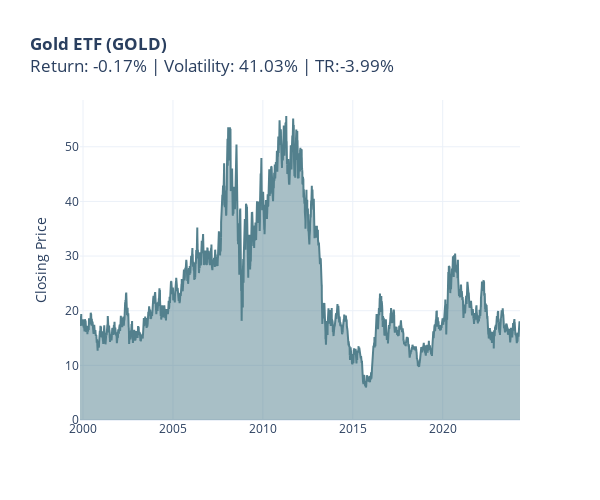
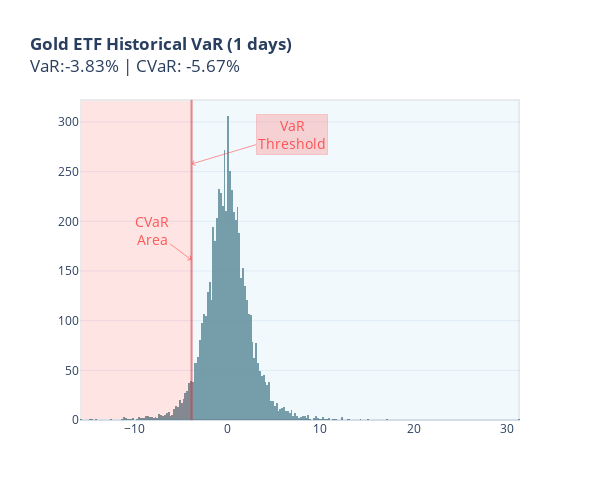

The cell these charts' notebook holds for them, in order:
### Code cell
g = Security(
    name ='Gold ETF',
    identifier ='GOLD',
    key = KEY,
    conf_level = CONF_LEVEL, 
    time_horizen = TIME_HORIZEN
)

# get historical data
g.get_historical_price_data()

# plots
g.plot_prices()
g.plot_histograms()

### Figure 1 — Plotly figure (JSON) as saved in the notebook; plotly's stock layout.template omitted (floating-point values rounded to 4 significant figures; data arrays with more than 128 entries replaced by an {"elided": "..."} marker saying what was removed)
{"data": [{"fill": "tozeroy", "fillcolor": "rgba(83,128,141,0.5)", "hovertemplate": "Date:%{x} Closing Price:%{y:,.0f}", "line": {"color": "rgb(83,128,141)", "width": 2}, "type": "scatter", "x": {"elided": "6156 str values"}, "y": {"elided": "6156 float values"}}], "layout": {"height": 500, "title": {"text": "<b>Gold ETF (GOLD)</b><br>Return: -0.17% | Volatility: 41.03% | TR:-3.99%"}, "width": 600, "xaxis": {"autorange": true, "range": ["1999-11-01", "2024-04-19"], "type": "date"}, "yaxis": {"autorange": true, "range": [0, 58.56], "title": {"text": "Closing Price"}, "type": "linear"}}}

### Figure 2 — Plotly figure (JSON) as saved in the notebook; plotly's stock layout.template omitted (floating-point values rounded to 4 significant figures; data arrays with more than 128 entries replaced by an {"elided": "..."} marker saying what was removed)
{"data": [{"marker": {"color": "rgba(83,128,141,0.8)"}, "type": "histogram", "x": {"elided": "6155 float values"}}], "layout": {"annotations": [{"arrowcolor": "rgba(255,51,51,.5)", "arrowhead": 4, "ax": 100, "ay": -30, "bgcolor": "rgba(255,51,51,.2)", "bordercolor": "rgba(255,51,51,.2)", "font": {"color": "rgba(255,51,51,0.8)", "size": 14}, "showarrow": true, "text": "VaR<br>Threshold", "x": -3.834, "xref": "x", "y": 0.8, "yref": "paper"}, {"arrowcolor": "rgba(255,51,51,.5)", "arrowhead": 4, "ax": -40, "ay": -30, "font": {"color": "rgba(255,51,51,0.8)", "size": 14}, "showarrow": true, "text": "CVaR<br>Area", "x": -3.834, "xref": "x", "y": 0.5, "yref": "paper"}], "height": 500, "shapes": [{"fillcolor": "red", "opacity": 0.1, "type": "rect", "x0": -15.7, "x1": -3.834, "xref": "x", "y0": 0, "y1": 1, "yref": "paper"}, {"fillcolor": "skyblue", "opacity": 0.1, "type": "rect", "x0": -3.834, "x1": 31.31, "xref": "x", "y0": 0, "y1": 1, "yref": "paper"}, {"line": {"color": "rgba(255,51,51,.5)"}, "type": "line", "x0": -3.834, "x1": -3.834, "xref": "x", "y0": 0, "y1": 1, "yref": "paper"}], "title": {"text": "<b>Gold ETF Historical VaR (1 days) </b><br>VaR:-3.83% | CVaR: -5.67%"}, "width": 600, "xaxis": {"autorange": true, "range": [-15.81, 31.42], "type": "linear"}, "yaxis": {"autorange": true, "range": [0, 322.1]}}}
